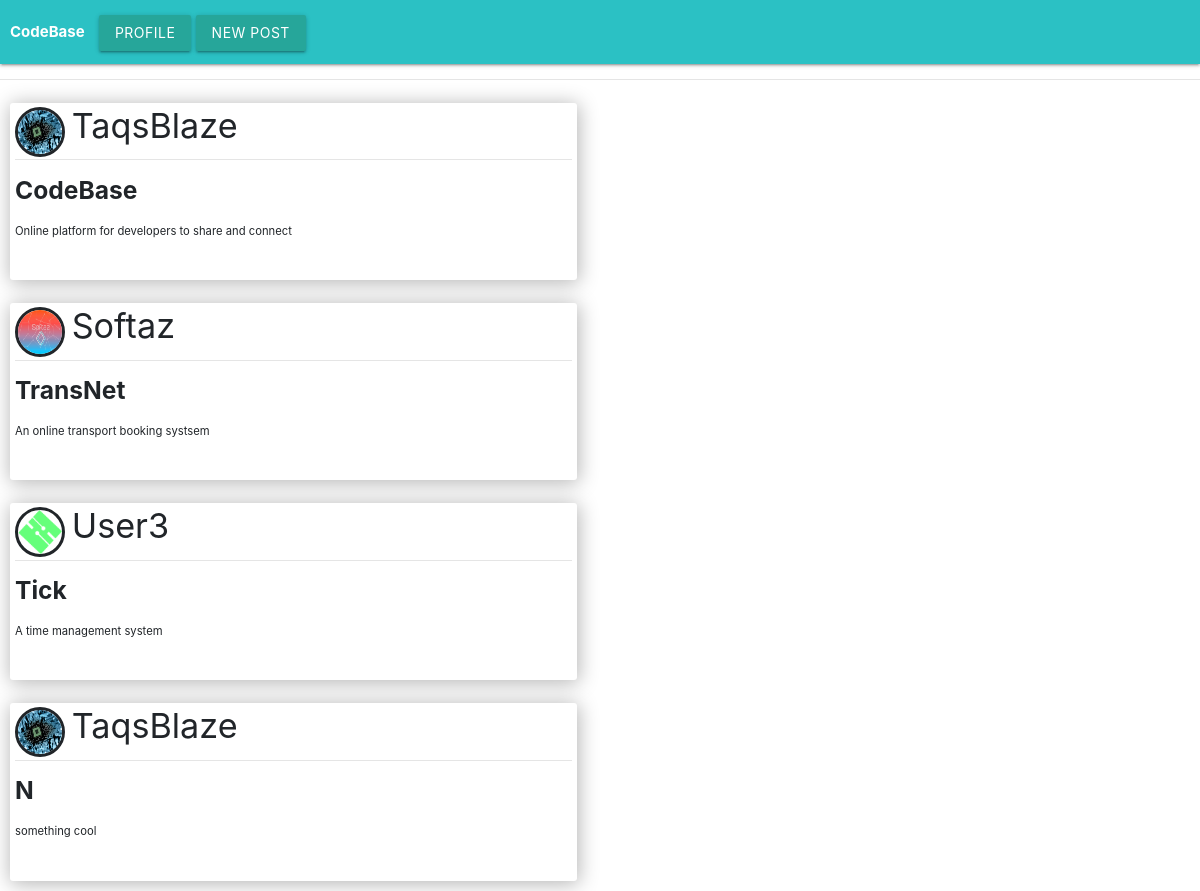
Screenshot of /home (signed in) with the database file from the repository.
### LeNode/Models/models.py (models this page shows, shortened)
class Post(db.Model):
     id = db.Column(db.Integer,primary_key = True)
     title = db.Column(db.String(100),nullable=False)
     date_posted = db.Column(db.DateTime,nullable=False,default=datetime.utcnow)
     post = db.Column(db.Text,nullable=False)
     user_id = db.Column(db.Integer,db.ForeignKey('user.id'),nullable=False)

class User(db.Model,UserMixin):
    id = db.Column(db.Integer,primary_key = True)
    username = db.Column(db.String(20),unique=True,nullable=False)
    email = db.Column(db.String(120),unique=True,nullable=False)
    profile_pic = db.Column(db.String(20),unique=False,default='default.png')
    password = db.Column(db.String(60),nullable=False)
    bio = db.Column(db.String(120),unique=False)
    posts = db.relationship('Post',backref='author',lazy=True)

### LeNode/Routes/routes.py (the view)
@app.route("/home",methods=['GET','POST'])
@login_required
def home():
    projects = Post.query.all()
    profile_pic = url_for("static",filename="images/profile_pix/" + current_user.profile_pic)
    return render_template("home.html",title='Home',projects=projects,profile_pic=profile_pic)

### LeNode/Models/models.py (called while the page is built)
@login_manager.user_loader
def load_user(user_id):
    return User.query.get(int(user_id))

### LeNode/templates/home.html (shortened to what this page needs)
{% extends "layout.html" %}
    {% block body %}
        <nav>
            <div class="nav-wrapper">
                <div class="nav-container">
                    <b style="margin:10px;">CodeBase</b>
                    <a class="btn" href="{{url_for('profile')}}">Profile</a>
                    <a class="btn btn-toolbar" href="{{url_for('new_post')}}">New post</a>
                </div>
            </div>
        </nav>
        <hr><p/>
        {% for project in projects %}
            <div class="home-project-card">
                <div class="content">
                    <div class="card-image">
                        <img src="{{url_for('static',filename='images/profile_pix/' + project.author.profile_pic)}}" class="home-image-section">
                    </div>
                    <h4 style="position:relative;margin-left:1.5cm;">{{ project.author.username }}</h4>
					<hr>
                    <p><b><h5>{{ project.title }}</h5></b></p>
                    <small>{{ project.post}}</small>
                </div>
            </div>
        {% endfor %}
    {% endblock body %}

### LeNode/templates/layout.html (shortened to what this page needs)
<!DOCTYPE html>
<html>
	<head>
		<link type="text/css" rel="stylesheet" href="{{ url_for('static', filename='bootstrap/css/bootstrap-grid.css') }}">
		<link type="text/css" rel="stylesheet" href="{{ url_for('static', filename='bootstrap/css/bootstrap-reboot.css') }}">
		<link type="text/css" rel="stylesheet" href="{{ url_for('static', filename='bootstrap/css/bootstrap.css') }}">
		<link type="text/css" rel="stylesheet" href="{{ url_for('static', filename='css/materialize.min.css') }}">
		<link type="text/css" rel="stylesheet" href="{{ url_for('static', filename='css/main.css') }}">
	</head>
	<body>
		{% block body %}
		{% endblock body %}
	</body>
</html>

### LeNode/static/css/main.css (style rules this page uses)
body { background-color:white; }
.home-project-card { background-color:white; padding-bottom:1cm; z-index:0; box-shadow:1px 2px 20px 1px rgba(0, 0, 0, 0.294); border-radius:3px; margin:10px; width:15cm; }
.home-project-card .content { margin:5px; position:relative; top:4px; }
.home-project-card .content .home-image-section { width:50px; height: 50px; border-radius: 100pc; border-style: solid; position:absolute; }

### rows the page displays
Post: profile_pic (picture), author.username "TaqsBlaze", post "Online platform for developers to share and connect"
Post: profile_pic (picture), author.username "Softaz", post "An online transport booking systsem"
Post: profile_pic (placeholder picture), author.username "User3", post "A time management system"
Post: profile_pic (picture), author.username "TaqsBlaze", post "something cool"
